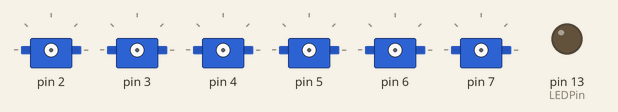
The program below on a simulated Arduino Uno, built with avr-gcc and run on an emulated ATmega328P. On the bench: 6 × servo, output pins drawn as LEDs (lit = HIGH).

Above: at 0.1 s.
At 33.23 s:
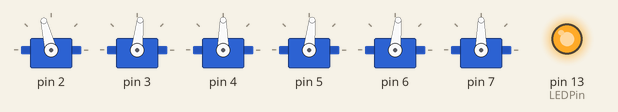
At 35.63 s:
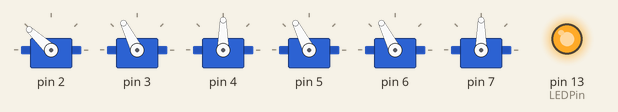
At 39.83 s:
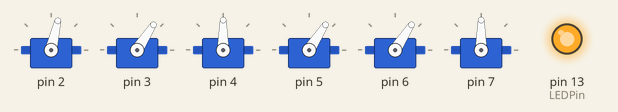
Timing chart, 0 to 40.0 s (numbered marks = the images above):
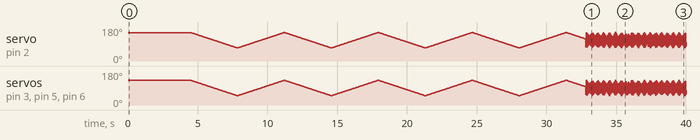

The program:

main.cpp
```cpp
#include <Arduino.h>
#include <Servo.h>
#include <SoftwareSerial.h>
#include <Time.h>
/*
  servoID
  0 -> TR
  1 -> MR
  2 -> DR
  3 -> TL
  4 -> ML
  5 -> DL
*/
#define TR 0
#define MR 1
#define DR 2
#define TL 3
#define ML 4
#define DL 5
#define RX 11
#define TX 12
#define LEDPin 13

int meanPitchArray[10] = {0,0,0,0,0,0,0,0,0,0};

// make virtual usart
SoftwareSerial gySerial(RX, TX);
// gy25 degree & buf
float Roll,Pitch,Yaw;
int counter;
int fc = 40;//tokhmi tarif krde
bool isFc = true;//tokhmi
int befTime;
unsigned char readBuf[8];//data GY
// make servos
Servo myservo[6];

// def functions
void readGy();
void setServo(char servoID, int degree);
void setBalance(int pitch);
int gyMeanPitch();

void setup() {
  // setup main serial port
  Serial.begin(9600);
  // setup gy serial port
  gySerial.begin(115200);

  delay(500);

  // calibrate gy25
  gySerial.write(0XA5);
  gySerial.write(0X55);
  // time for setup gy25
  delay(4000);

  // make output & attach all servo pin
  for(int i = 0; i < 6; i++){
    pinMode(i+2,  OUTPUT);
    myservo[i].attach(i+2);
  }

  //LEDPin
  pinMode(LEDPin, OUTPUT);
  digitalWrite(LEDPin, 1);
}

void loop() {
  //set all servo on 90 degree
  // for(int i = 0; i < 6; i++){
  //   setServo(i, 0);
  // }
  if(millis() - befTime > 40){
    setServo(TR, fc);
    setServo(MR, -fc);
    // setServo(DR, 0);
    setServo(TL, -fc);
    setServo(ML, fc);
    // setServo(DL, 0);
    if(isFc) fc --;
    else fc ++;
    if(fc < -40 || fc > 40) isFc = !isFc;
    befTime = millis();
  }
  // read gy degrees
  readGy();
  // setServo(DR, 0);

  // Serial.print("roll= ");
  // Serial.print(Roll);
  // Serial.print(" pitch= ");
  // Serial.print(Pitch);
  // Serial.print(" yaw= ");
  // Serial.println(Yaw);

  // delay(100);
}

void setBalance(int pitch){
  setServo(DL, -pitch);
  setServo(DR, pitch);
}

void setServo(char servoID, int degree){
  if(servoID == MR || servoID == TL || servoID == DL) degree = -degree;
  else if(servoID == TR) degree += 20;
  myservo[servoID].write(degree + 90);
}

void readGy(){
  gySerial.write(0XA5);
  gySerial.write(0X51);//send it for each read
  while (gySerial.available()) {
    readBuf[counter]=(unsigned char)gySerial.read();
    if(counter==0&&readBuf[0]!=0xAA) return;
    counter++;
    if(counter==8)  // package is complete
    {
      counter=0;
      if(readBuf[0]==0xAA && readBuf[7]==0x55)  // data package is correct
      {
        Yaw=(int16_t)(readBuf[1]<<8|readBuf[2])/100.00;
        Pitch=(int16_t)(readBuf[3]<<8|readBuf[4])/100.00;
        Roll=(int16_t)(readBuf[5]<<8|readBuf[6])/100.00;
        int readPitch = gyMeanPitch();
        setBalance(readPitch);
        Serial.println(readPitch);

      }
    }
  }
}


int gyMeanPitch(){
  for(int i = 8;i > 0;i -= 1){
    meanPitchArray[i+1] = meanPitchArray[i];
  }
  meanPitchArray[0] = Pitch;

  int sum = 0;

  for(int l = 0;l < 10;l += 1){
    sum = sum + meanPitchArray[l];
  }
  return sum / 10;
}
```
